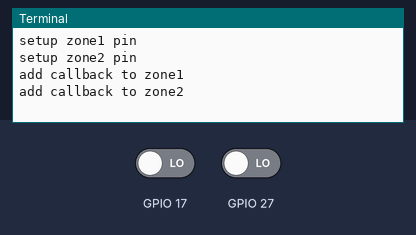
Simulated run of this program. Board: Raspberry Pi (BCM pin numbers). Shown: the last lines printed to the terminal. The test bench sets the inputs (shaded band); at power-on: GPIO 17 LOW, GPIO 27 LOW. Databases and web services accept everything at once and return nothing; values from a settings file that is not in the repository are placeholders.

Above: at 1.2 s.
1.3 s: GPIO 17 driven HIGH
At 2.5 s:
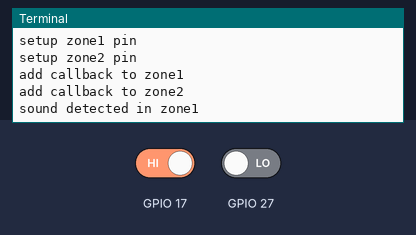
2.8 s: GPIO 27 driven HIGH
At 3.7 s:
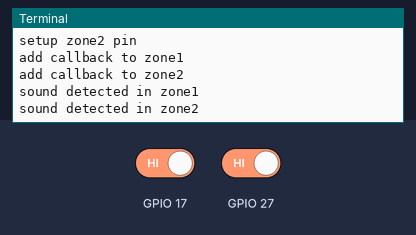

Measured:
- after the input at 1.3 s, the terminal: prints a new line at once (image 1)
- after the input at 2.8 s, the terminal: prints a new line at once (image 2)

The program:

librarian.py
```python
#!/usr/bin/python
import RPi.GPIO as GPIO
import time
import os
from slackclient import SlackClient

#slack
slack_token = os.environ['SLACK_TOKEN']
slack = SlackClient(slack_token)

#GPIO SETUP
pins_zones = {
        "17" : "zone1",
        "27" : "zone2"
}

GPIO.setmode(GPIO.BCM)
for pin, zone in pins_zones.items():
        print "setup " + zone + " pin"
        GPIO.setup(int(pin), GPIO.IN)

def callback(pin):
        print "sound detected in " + pins_zones[str(pin)]
        slack.api_call(
                "chat.postMessage",
                channel="GH926J2P4",
                text="noise detected in " + pins_zones[str(pin)] + ", please remember library rules"
        )

for pin, zone in pins_zones.items():
        print "add callback to " + zone
        #let us know when pin goes high or low
        GPIO.add_event_detect(int(pin), GPIO.BOTH, bouncetime=300)
        #assign callback to pin, run on change
        GPIO.add_event_callback(int(pin),callback)

while True:
        time.sleep(1)
        
```
